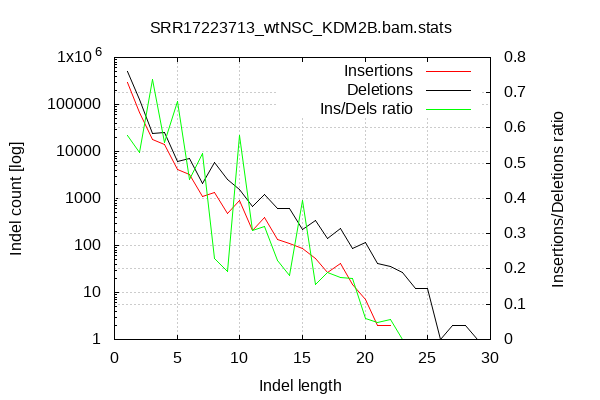

Recreate this plot in gnuplot.

        set terminal png size 600,400 truecolor
        set output "SRR17223713_wtNSC_KDM2B_stats/indel-dist.png"
        set grid xtics ytics y2tics back lc rgb "#cccccc"
        set style line 1 linetype 1  linecolor rgb "red"
        set style line 2 linetype 2  linecolor rgb "black"
        set style line 3 linetype 3  linecolor rgb "green"
        set style increment user
        set ylabel "Indel count [log]"
        set xlabel "Indel length"
        set y2label "Insertions/Deletions ratio"
        set log y
        set y2tics nomirror
        set ytics nomirror
        set title "SRR17223713_wtNSC_KDM2B.bam.stats" noenhanced
        plot '-' w l ti 'Insertions', '-' w l ti 'Deletions', '-' axes x1y2 w l ti "Ins/Dels ratio"
    1	293633
2	67591
3	17577
4	14044
5	4062
6	3163
7	1111
8	1330
9	483
10	915
11	204
12	393
13	136
14	109
15	85
16	53
17	27
18	41
19	15
20	7
21	2
22	2
23	0
24	0
25	0
26	0
27	0
28	0
29	0
end
1	508043
2	127457
3	23864
4	25166
5	6027
6	6967
7	2100
8	5763
9	2520
10	1578
11	660
12	1227
13	608
14	599
15	215
16	340
17	143
18	233
19	86
20	118
21	41
22	35
23	27
24	12
25	12
26	1
27	2
28	2
29	1
end
1	0.577969
2	0.530304
3	0.736549
4	0.558055
5	0.673967
6	0.453997
7	0.529048
8	0.230783
9	0.191667
10	0.579848
11	0.309091
12	0.320293
13	0.223684
14	0.181970
15	0.395349
16	0.155882
17	0.188811
18	0.175966
19	0.174419
20	0.059322
21	0.048780
22	0.057143
23	0.000000
24	0.000000
25	0.000000
26	0.000000
27	0.000000
28	0.000000
29	0.000000
end
